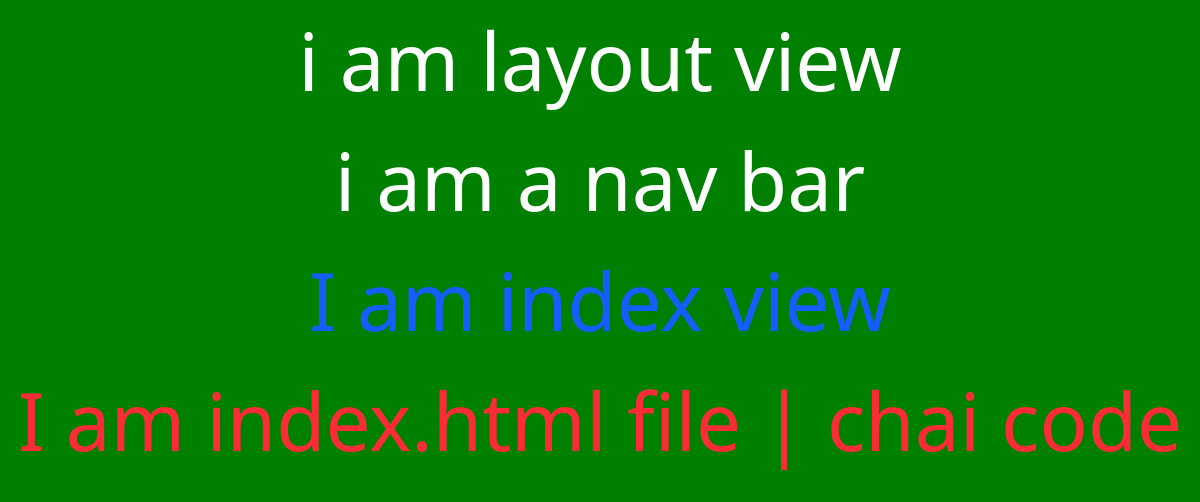
The app's page /index/, older data.
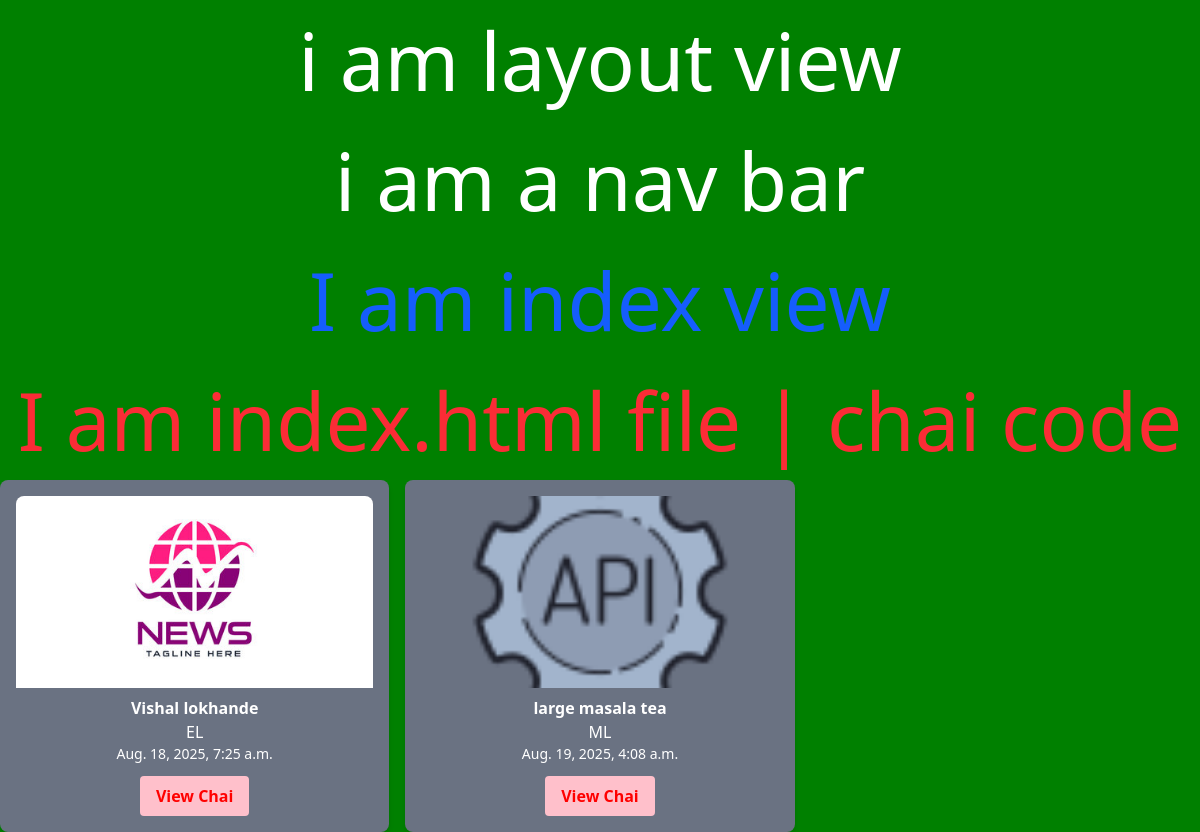
The same page, newer data.
### chaiapp/models.py (models this page shows, shortened)
class ChaiVarity(models.Model):
    CHAI_TYPE_CHOICE = [
        ('ML', 'MASALA'),
        ('GR', 'GINGER'),
        ("KI", "KIWI"),
        ("PL", "PLAIN"),
        ("EL", "ELACHI"),
    ]
    name = models.CharField(max_length=100)
    image = models.ImageField(upload_to='chais/')
    date_added = models.DateTimeField(default=timezone.now)
    type = models.CharField(max_length=2, choices=CHAI_TYPE_CHOICE)
    description = models.TextField(default=" ")

### chaiapp/views.py (the view)
# urls.py: path("" ,views.index , name='index'),
def index(request):
    chais = ChaiVarity.objects.all()
    return render (request , 'chaiapp/index.html' , {'chais' : chais})

### chaiapp/templates/chaiapp/index.html (shortened to what this page needs)
{% extends "chaiapp/layout.html" %}
{% block content %}
  <h1 class="text-blue-600">I am index view</h1>
  <h1 class="text-red-500">I am index.html file | chai code</h1>
  <div class="grid grid-cols-3 gap-4">
    {% for chai in chais %}
      <div class="bg-gray-500 rounded-lg shadow-md p-4">
        {% if chai.image %}
          <img src="{{ chai.image.url }}" alt="{{ chai.name }}" class="w-full h-48 object-cover rounded-t-lg"/>
        {% endif %}
        <p class="text-white text-center font-bold mt-2">{{ chai.name }}</p>
        <p class="text-white text-center">{{ chai.type }}</p>
        <p class="text-white text-center text-sm">{{ chai.date_added }}</p>
        <div class="text-center mt-3">
          <button class="bg-blue-500 hover:bg-blue-700 text-white font-bold py-2 px-4 rounded">  <a href="{% url 'chai_detail' chai.id %}">View Chai</a></button>
        </div>
      </div>
    {% endfor %}
  </div>
{% endblock %}

Row changes from the older to the newer data that the page shows:
added ChaiVarity: image (picture), name "Vishal lokhande", type "EL", date_added "Aug. 18, 2025, 7:25 a.m."
added ChaiVarity: image (picture), name "large masala tea", type "ML", date_added "Aug. 19, 2025, 4:08 a.m."
